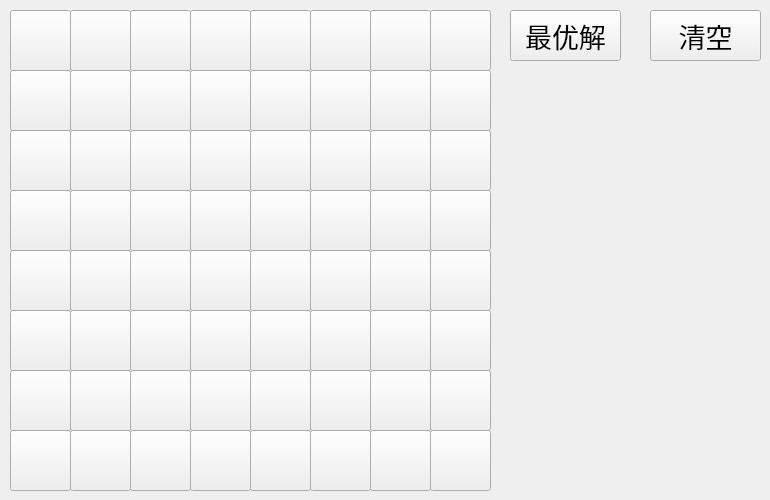
    <widget class="QWidget" name="tab">
     <attribute name="title">
      <string>预赛</string>
     </attribute>
     <widget class="QPushButton" name="btn86">
      <property name="geometry">
       <rect>
        <x>310</x>
        <y>430</y>
        <width>61</width>
        <height>61</height>
       </rect>
      </property>
      <property name="cursor">
       <cursorShape>PointingHandCursor</cursorShape>
      </property>
      <property name="text">
       <string/>
      </property>
     </widget>
     <widget class="QPushButton" name="btn74">
      <property name="geometry">
       <rect>
        <x>190</x>
        <y>370</y>
        <width>61</width>
        <height>61</height>
       </rect>
      </property>
      <property name="cursor">
       <cursorShape>PointingHandCursor</cursorShape>
      </property>
      <property name="text">
       <string/>
      </property>
     </widget>
     <widget class="QPushButton" name="btn78">
      <property name="geometry">
       <rect>
        <x>430</x>
        <y>370</y>
        <width>61</width>
        <height>61</height>
       </rect>
      </property>
      <property name="cursor">
       <cursorShape>PointingHandCursor</cursorShape>
      </property>
      <property name="text">
       <string/>
      </property>
     </widget>
     <widget class="QPushButton" name="btn26">
      <property name="geometry">
       <rect>
        <x>310</x>
        <y>70</y>
        <width>61</width>
        <height>61</height>
       </rect>
      </property>
      <property name="cursor">
       <cursorShape>PointingHandCursor</cursorShape>
      </property>
      <property name="text">
       <string/>
      </property>
     </widget>
     <widget class="QPushButton" name="btn13">
      <property name="geometry">
       <rect>
        <x>130</x>
        <y>10</y>
        <width>61</width>
        <height>61</height>
       </rect>
      </property>
      <property name="cursor">
       <cursorShape>PointingHandCursor</cursorShape>
      </property>
      <property name="text">
       <string/>
      </property>
     </widget>
     <widget class="QPushButton" name="btn75">
      <property name="geometry">
       <rect>
        <x>250</x>
        <y>370</y>
        <width>61</width>
        <height>61</height>
       </rect>
      </property>
      <property name="cursor">
       <cursorShape>PointingHandCursor</cursorShape>
      </property>
      <property name="text">
       <string/>
      </property>
     </widget>
     <widget class="QPushButton" name="btn31">
      <property name="geometry">
       <rect>
        <x>10</x>
        <y>130</y>
        <width>61</width>
        <height>61</height>
       </rect>
      </property>
      <property name="cursor">
       <cursorShape>PointingHandCursor</cursorShape>
      </property>
      <property name="text">
       <string/>
      </property>
     </widget>
     <widget class="QPushButton" name="btn46">
      <property name="geometry">
       <rect>
        <x>310</x>
        <y>190</y>
        <width>61</width>
        <height>61</height>
       </rect>
      </property>
      <property name="cursor">
       <cursorShape>PointingHandCursor</cursorShape>
      </property>
      <property name="text">
       <string/>
      </property>
     </widget>
     <widget class="QPushButton" name="btn62">
      <property name="geometry">
       <rect>
        <x>70</x>
        <y>310</y>
        <width>61</width>
        <height>61</height>
       </rect>
      </property>
      <property name="cursor">
       <cursorShape>PointingHandCursor</cursorShape>
      </property>
      <property name="text">
       <string/>
      </property>
     </widget>
     <widget class="QPushButton" name="btn22">
      <property name="geometry">
       <rect>
        <x>70</x>
        <y>70</y>
        <width>61</width>
        <height>61</height>
       </rect>
      </property>
      <property name="cursor">
       <cursorShape>PointingHandCursor</cursorShape>
      </property>
      <property name="text">
       <string/>
      </property>
     </widget>
     <widget class="QPushButton" name="btn55">
      <property name="geometry">
       <rect>
        <x>250</x>
        <y>250</y>
        <width>61</width>
        <height>61</height>
       </rect>
      </property>
      <property name="cursor">
       <cursorShape>PointingHandCursor</cursorShape>
      </property>
      <property name="text">
       <string/>
      </property>
     </widget>
     <widget class="QPushButton" name="btn41">
      <property name="geometry">
       <rect>
        <x>10</x>
        <y>190</y>
        <width>61</width>
        <height>61</height>
       </rect>
      </property>
      <property name="cursor">
       <cursorShape>PointingHandCursor</cursorShape>
      </property>
      <property name="text">
       <string/>
      </property>
     </widget>
     <widget class="QPushButton" name="btn64">
      <property name="geometry">
       <rect>
        <x>190</x>
        <y>310</y>
        <width>61</width>
        <height>61</height>
       </rect>
      </property>
      <property name="cursor">
       <cursorShape>PointingHandCursor</cursorShape>
      </property>
      <property name="text">
       <string/>
      </property>
     </widget>
     <widget class="QPushButton" name="btn63">
      <property name="geometry">
       <rect>
        <x>130</x>
        <y>310</y>
        <width>61</width>
        <height>61</height>
       </rect>
      </property>
      <property name="cursor">
       <cursorShape>PointingHandCursor</cursorShape>
      </property>
      <property name="text">
       <string/>
      </property>
     </widget>
     <widget class="QPushButton" name="btn43">
      <property name="geometry">
       <rect>
        <x>130</x>
        <y>190</y>
        <width>61</width>
        <height>61</height>
       </rect>
      </property>
      <property name="cursor">
       <cursorShape>PointingHandCursor</cursorShape>
      </property>
      <property name="styleSheet">
       <string notr="true"/>
      </property>
      <property name="text">
       <string/>
      </property>
     </widget>
     <widget class="QPushButton" name="btn73">
      <property name="geometry">
       <rect>
        <x>130</x>
        <y>370</y>
        <width>61</width>
        <height>61</height>
       </rect>
      </property>
      <property name="cursor">
       <cursorShape>PointingHandCursor</cursorShape>
      </property>
      <property name="text">
       <string/>
      </property>
     </widget>
     <widget class="QPushButton" name="btn56">
      <property name="geometry">
       <rect>
        <x>310</x>
        <y>250</y>
        <width>61</width>
        <height>61</height>
       </rect>
      </property>
      <property name="cursor">
       <cursorShape>PointingHandCursor</cursorShape>
      </property>
      <property name="text">
       <string/>
      </property>
     </widget>
     <widget class="QPushButton" name="btn14">
      <property name="geometry">
       <rect>
        <x>190</x>
        <y>10</y>
        <width>61</width>
        <height>61</height>
       </rect>
      </property>
      <property name="cursor">
       <cursorShape>PointingHandCursor</cursorShape>
      </property>
      <property name="text">
       <string/>
      </property>
     </widget>
     <widget class="QPushButton" name="btn25">
      <property name="geometry">
       <rect>
        <x>250</x>
        <y>70</y>
        <width>61</width>
        <height>61</height>
       </rect>
      </property>
      <property name="cursor">
       <cursorShape>PointingHandCursor</cursorShape>
      </property>
      <property name="text">
       <string/>
      </property>
     </widget>
     <widget class="QPushButton" name="btn44">
      <property name="geometry">
       <rect>
        <x>190</x>
        <y>190</y>
        <width>61</width>
        <height>61</height>
       </rect>
      </property>
      <property name="cursor">
       <cursorShape>PointingHandCursor</cursorShape>
      </property>
      <property name="text">
       <string/>
      </property>
     </widget>
     <widget class="QPushButton" name="btn57">
      <property name="geometry">
       <rect>
        <x>370</x>
        <y>250</y>
        <width>61</width>
        <height>61</height>
       </rect>
      </property>
      <property name="cursor">
       <cursorShape>PointingHandCursor</cursorShape>
      </property>
      <property name="text">
       <string/>
      </property>
     </widget>
     <widget class="QPushButton" name="btn38">
      <property name="geometry">
       <rect>
        <x>430</x>
        <y>130</y>
        <width>61</width>
        <height>61</height>
       </rect>
      </property>
      <property name="cursor">
       <cursorShape>PointingHandCursor</cursorShape>
      </property>
      <property name="text">
       <string/>
      </property>
     </widget>
     <widget class="QPushButton" name="btn58">
      <property name="geometry">
       <rect>
        <x>430</x>
        <y>250</y>
        <width>61</width>
        <height>61</height>
       </rect>
      </property>
      <property name="cursor">
       <cursorShape>PointingHandCursor</cursorShape>
      </property>
      <property name="text">
       <string/>
      </property>
     </widget>
     <widget class="QPushButton" name="btn81">
      <property name="geometry">
       <rect>
        <x>10</x>
        <y>430</y>
        <width>61</width>
        <height>61</height>
       </rect>
      </property>
      <property name="cursor">
       <cursorShape>PointingHandCursor</cursorShape>
      </property>
      <property name="text">
       <string/>
      </property>
     </widget>
     <widget class="QPushButton" name="btn23">
      <property name="geometry">
       <rect>
        <x>130</x>
        <y>70</y>
        <width>61</width>
        <height>61</height>
       </rect>
      </property>
      <property name="cursor">
       <cursorShape>PointingHandCursor</cursorShape>
      </property>
      <property name="text">
       <string/>
      </property>
     </widget>
     <widget class="QPushButton" name="btn16">
      <property name="geometry">
       <rect>
        <x>310</x>
        <y>10</y>
        <width>61</width>
        <height>61</height>
       </rect>
      </property>
      <property name="cursor">
       <cursorShape>PointingHandCursor</cursorShape>
      </property>
      <property name="text">
       <string/>
      </property>
     </widget>
     <widget class="QPushButton" name="btn17">
      <property name="geometry">
       <rect>
        <x>370</x>
        <y>10</y>
        <width>61</width>
        <height>61</height>
       </rect>
      </property>
      <property name="cursor">
       <cursorShape>PointingHandCursor</cursorShape>
      </property>
      <property name="text">
       <string/>
      </property>
     </widget>
     <widget class="QPushButton" name="btn85">
      <property name="geometry">
       <rect>
        <x>250</x>
        <y>430</y>
        <width>61</width>
        <height>61</height>
       </rect>
      </property>
      <property name="cursor">
       <cursorShape>PointingHandCursor</cursorShape>
      </property>
      <property name="text">
       <string/>
      </property>
     </widget>
     <widget class="QPushButton" name="btn88">
      <property name="geometry">
       <rect>
        <x>430</x>
        <y>430</y>
        <width>61</width>
        <height>61</height>
       </rect>
      </property>
      <property name="cursor">
       <cursorShape>PointingHandCursor</cursorShape>
      </property>
      <property name="text">
       <string/>
      </property>
     </widget>
     <widget class="QPushButton" name="btn66">
      <property name="geometry">
       <rect>
        <x>310</x>
        <y>310</y>
        <width>61</width>
        <height>61</height>
       </rect>
      </property>
      <property name="cursor">
       <cursorShape>PointingHandCursor</cursorShape>
      </property>
      <property name="text">
       <string/>
      </property>
     </widget>
     <widget class="QPushButton" name="btn18">
      <property name="geometry">
       <rect>
        <x>430</x>
        <y>10</y>
        <width>61</width>
        <height>61</height>
       </rect>
      </property>
      <property name="cursor">
       <cursorShape>PointingHandCursor</cursorShape>
      </property>
      <property name="text">
       <string/>
      </property>
     </widget>
     <widget class="QPushButton" name="btn51">
      <property name="geometry">
       <rect>
        <x>10</x>
        <y>250</y>
        <width>61</width>
        <height>61</height>
       </rect>
      </property>
      <property name="cursor">
       <cursorShape>PointingHandCursor</cursorShape>
      </property>
      <property name="text">
       <string/>
      </property>
     </widget>
     <widget class="QPushButton" name="btn52">
      <property name="geometry">
       <rect>
        <x>70</x>
        <y>250</y>
        <width>61</width>
        <height>61</height>
       </rect>
      </property>
      <property name="cursor">
       <cursorShape>PointingHandCursor</cursorShape>
      </property>
      <property name="text">
       <string/>
      </property>
     </widget>
     <widget class="QPushButton" name="btn48">
      <property name="geometry">
       <rect>
        <x>430</x>
        <y>190</y>
        <width>61</width>
        <height>61</height>
       </rect>
      </property>
      <property name="cursor">
       <cursorShape>PointingHandCursor</cursorShape>
      </property>
      <property name="text">
       <string/>
      </property>
     </widget>
     <widget class="QPushButton" name="btn33">
      <property name="geometry">
       <rect>
        <x>130</x>
        <y>130</y>
        <width>61</width>
        <height>61</height>
       </rect>
      </property>
      <property name="cursor">
       <cursorShape>PointingHandCursor</cursorShape>
      </property>
      <property name="text">
       <string/>
      </property>
     </widget>
     <widget class="QPushButton" name="btn15">
      <property name="geometry">
       <rect>
        <x>250</x>
        <y>10</y>
        <width>61</width>
        <height>61</height>
       </rect>
      </property>
      <property name="cursor">
       <cursorShape>PointingHandCursor</cursorShape>
      </property>
      <property name="text">
       <string/>
      </property>
     </widget>
     <widget class="QPushButton" name="btn32">
      <property name="geometry">
       <rect>
        <x>70</x>
        <y>130</y>
        <width>61</width>
        <height>61</height>
       </rect>
      </property>
      <property name="cursor">
       <cursorShape>PointingHandCursor</cursorShape>
      </property>
      <property name="text">
       <string/>
      </property>
     </widget>
     <widget class="QPushButton" name="btn28">
      <property name="geometry">
       <rect>
        <x>430</x>
        <y>70</y>
        <width>61</width>
        <height>61</height>
       </rect>
      </property>
      <property name="cursor">
       <cursorShape>PointingHandCursor</cursorShape>
      </property>
      <property name="text">
       <string/>
      </property>
     </widget>
     <widget class="QPushButton" name="btn11">
      <property name="geometry">
       <rect>
        <x>10</x>
        <y>10</y>
        <width>61</width>
        <height>61</height>
       </rect>
      </property>
      <property name="cursor">
       <cursorShape>PointingHandCursor</cursorShape>
      </property>
      <property name="styleSheet">
       <string notr="true"/>
      </property>
      <property name="text">
       <string/>
      </property>
     </widget>
     <widget class="QPushButton" name="btn24">
      <property name="geometry">
       <rect>
        <x>190</x>
        <y>70</y>
        <width>61</width>
        <height>61</height>
       </rect>
      </property>
      <property name="cursor">
       <cursorShape>PointingHandCursor</cursorShape>
      </property>
      <property name="text">
       <string/>
      </property>
     </widget>
     <widget class="QPushButton" name="btn47">
      <property name="geometry">
       <rect>
        <x>370</x>
        <y>190</y>
        <width>61</width>
        <height>61</height>
       </rect>
      </property>
      <property name="cursor">
       <cursorShape>PointingHandCursor</cursorShape>
      </property>
      <property name="text">
       <string/>
      </property>
     </widget>
     <widget class="QPushButton" name="btn61">
      <property name="geometry">
       <rect>
        <x>10</x>
        <y>310</y>
        <width>61</width>
        <height>61</height>
       </rect>
      </property>
      <property name="cursor">
       <cursorShape>PointingHandCursor</cursorShape>
      </property>
      <property name="text">
       <string/>
      </property>
     </widget>
     <widget class="QPushButton" name="btn35">
      <property name="geometry">
       <rect>
        <x>250</x>
        <y>130</y>
        <width>61</width>
        <height>61</height>
       </rect>
      </property>
      <property name="cursor">
       <cursorShape>PointingHandCursor</cursorShape>
      </property>
      <property name="text">
       <string/>
      </property>
     </widget>
     <widget class="QPushButton" name="btn34">
      <property name="geometry">
       <rect>
        <x>190</x>
        <y>130</y>
        <width>61</width>
        <height>61</height>
       </rect>
      </property>
      <property name="cursor">
       <cursorShape>PointingHandCursor</cursorShape>
      </property>
      <property name="text">
       <string/>
      </property>
     </widget>
     <widget class="QPushButton" name="btn77">
      <property name="geometry">
       <rect>
        <x>370</x>
        <y>370</y>
        <width>61</width>
        <height>61</height>
       </rect>
      </property>
      <property name="cursor">
       <cursorShape>PointingHandCursor</cursorShape>
      </property>
      <property name="text">
       <string/>
      </property>
     </widget>
     <widget class="QPushButton" name="btn84">
      <property name="geometry">
       <rect>
        <x>190</x>
        <y>430</y>
        <width>61</width>
        <height>61</height>
       </rect>
      </property>
      <property name="cursor">
       <cursorShape>PointingHandCursor</cursorShape>
      </property>
      <property name="text">
       <string/>
      </property>
     </widget>
     <widget class="QPushButton" name="btn54">
      <property name="geometry">
       <rect>
        <x>190</x>
        <y>250</y>
        <width>61</width>
        <height>61</height>
       </rect>
      </property>
      <property name="cursor">
       <cursorShape>PointingHandCursor</cursorShape>
      </property>
      <property name="text">
       <string/>
      </property>
     </widget>
     <widget class="QPushButton" name="btn71">
      <property name="geometry">
       <rect>
        <x>10</x>
        <y>370</y>
        <width>61</width>
        <height>61</height>
       </rect>
      </property>
      <property name="cursor">
       <cursorShape>PointingHandCursor</cursorShape>
      </property>
      <property name="text">
       <string/>
      </property>
     </widget>
     <widget class="QPushButton" name="btn21">
      <property name="geometry">
       <rect>
        <x>10</x>
        <y>70</y>
        <width>61</width>
        <height>61</height>
       </rect>
      </property>
      <property name="cursor">
       <cursorShape>PointingHandCursor</cursorShape>
      </property>
      <property name="styleSheet">
       <string notr="true"/>
      </property>
      <property name="text">
       <string/>
      </property>
     </widget>
     <widget class="QPushButton" name="btn82">
      <property name="geometry">
       <rect>
        <x>70</x>
        <y>430</y>
        <width>61</width>
        <height>61</height>
       </rect>
      </property>
      <property name="cursor">
       <cursorShape>PointingHandCursor</cursorShape>
      </property>
      <property name="text">
       <string/>
      </property>
     </widget>
     <widget class="QPushButton" name="btn45">
      <property name="geometry">
       <rect>
        <x>250</x>
        <y>190</y>
        <width>61</width>
        <height>61</height>
       </rect>
      </property>
      <property name="cursor">
       <cursorShape>PointingHandCursor</cursorShape>
      </property>
      <property name="text">
       <string/>
      </property>
     </widget>
     <widget class="QPushButton" name="btn36">
      <property name="geometry">
       <rect>
        <x>310</x>
        <y>130</y>
        <width>61</width>
        <height>61</height>
       </rect>
      </property>
      <property name="cursor">
       <cursorShape>PointingHandCursor</cursorShape>
      </property>
      <property name="text">
       <string/>
      </property>
     </widget>
     <widget class="QPushButton" name="btn53">
      <property name="geometry">
       <rect>
        <x>130</x>
        <y>250</y>
        <width>61</width>
        <height>61</height>
       </rect>
      </property>
      <property name="cursor">
       <cursorShape>PointingHandCursor</cursorShape>
      </property>
      <property name="text">
       <string/>
      </property>
     </widget>
     <widget class="QPushButton" name="btn72">
      <property name="geometry">
       <rect>
        <x>70</x>
        <y>370</y>
        <width>61</width>
        <height>61</height>
       </rect>
      </property>
      <property name="cursor">
       <cursorShape>PointingHandCursor</cursorShape>
      </property>
      <property name="text">
       <string/>
      </property>
     </widget>
     <widget class="QPushButton" name="btn42">
      <property name="geometry">
       <rect>
        <x>70</x>
        <y>190</y>
        <width>61</width>
        <height>61</height>
       </rect>
      </property>
      <property name="cursor">
       <cursorShape>PointingHandCursor</cursorShape>
      </property>
      <property name="text">
       <string/>
      </property>
     </widget>
     <widget class="QPushButton" name="btn65">
      <property name="geometry">
       <rect>
        <x>250</x>
        <y>310</y>
        <width>61</width>
        <height>61</height>
       </rect>
      </property>
      <property name="cursor">
       <cursorShape>PointingHandCursor</cursorShape>
      </property>
      <property name="text">
       <string/>
      </property>
     </widget>
     <widget class="QPushButton" name="btn76">
      <property name="geometry">
       <rect>
        <x>310</x>
        <y>370</y>
        <width>61</width>
        <height>61</height>
       </rect>
      </property>
      <property name="cursor">
       <cursorShape>PointingHandCursor</cursorShape>
      </property>
      <property name="text">
       <string/>
      </property>
     </widget>
     <widget class="QPushButton" name="btn12">
      <property name="geometry">
       <rect>
        <x>70</x>
        <y>10</y>
        <width>61</width>
        <height>61</height>
       </rect>
      </property>
      <property name="cursor">
       <cursorShape>PointingHandCursor</cursorShape>
      </property>
      <property name="styleSheet">
       <string notr="true"/>
      </property>
      <property name="text">
       <string/>
      </property>
     </widget>
     <widget class="QPushButton" name="btn67">
      <property name="geometry">
       <rect>
        <x>370</x>
        <y>310</y>
        <width>61</width>
        <height>61</height>
       </rect>
      </property>
      <property name="cursor">
       <cursorShape>PointingHandCursor</cursorShape>
      </property>
      <property name="text">
       <string/>
      </property>
     </widget>
     <widget class="QPushButton" name="btn37">
      <property name="geometry">
       <rect>
        <x>370</x>
        <y>130</y>
        <width>61</width>
        <height>61</height>
       </rect>
      </property>
      <property name="cursor">
       <cursorShape>PointingHandCursor</cursorShape>
      </property>
      <property name="text">
       <string/>
      </property>
     </widget>
     <widget class="QPushButton" name="btn87">
      <property name="geometry">
       <rect>
        <x>370</x>
        <y>430</y>
        <width>61</width>
        <height>61</height>
       </rect>
      </property>
      <property name="cursor">
       <cursorShape>PointingHandCursor</cursorShape>
      </property>
      <property name="text">
       <string/>
      </property>
     </widget>
     <widget class="QPushButton" name="btn83">
      <property name="geometry">
       <rect>
        <x>130</x>
        <y>430</y>
        <width>61</width>
        <height>61</height>
       </rect>
      </property>
      <property name="cursor">
       <cursorShape>PointingHandCursor</cursorShape>
      </property>
      <property name="text">
       <string/>
      </property>
     </widget>
     <widget class="QPushButton" name="btn27">
      <property name="geometry">
       <rect>
        <x>370</x>
        <y>70</y>
        <width>61</width>
        <height>61</height>
       </rect>
      </property>
      <property name="cursor">
       <cursorShape>PointingHandCursor</cursorShape>
      </property>
      <property name="text">
       <string/>
      </property>
     </widget>
     <widget class="QPushButton" name="btn68">
      <property name="geometry">
       <rect>
        <x>430</x>
        <y>310</y>
        <width>61</width>
        <height>61</height>
       </rect>
      </property>
      <property name="cursor">
       <cursorShape>PointingHandCursor</cursorShape>
      </property>
      <property name="text">
       <string/>
      </property>
     </widget>
     <widget class="QPushButton" name="pushButton_4">
      <property name="geometry">
       <rect>
        <x>650</x>
        <y>10</y>
        <width>111</width>
        <height>51</height>
       </rect>
      </property>
      <property name="font">
       <font>
        <family>汉仪海韵体简</family>
        <pointsize>20</pointsize>
       </font>
      </property>
      <property name="cursor">
       <cursorShape>PointingHandCursor</cursorShape>
      </property>
      <property name="text">
       <string>清空</string>
      </property>
     </widget>
     <widget class="QPushButton" name="pushButton_3">
      <property name="geometry">
       <rect>
        <x>510</x>
        <y>10</y>
        <width>111</width>
        <height>51</height>
       </rect>
      </property>
      <property name="font">
       <font>
        <family>汉仪海韵体简</family>
        <pointsize>20</pointsize>
       </font>
      </property>
      <property name="cursor">
       <cursorShape>PointingHandCursor</cursorShape>
      </property>
      <property name="text">
       <string>最优解</string>
      </property>
     </widget>
    </widget>
